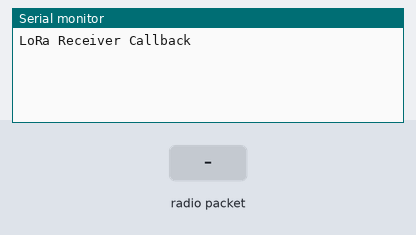
Recording of a sketch running on a simulated Arduino Uno, built with avr-gcc and run on an emulated ATmega328P. On the bench: the last lines printed to the serial monitor. The test bench sets the inputs (shaded band). No radio packets arrive unless stated.

Above: at 1.2 s.
1.3 s: radio packet "1" arrives
At 2.5 s:
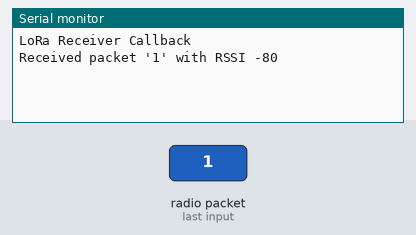
2.8 s: radio packet "0" arrives
At 3.9 s:
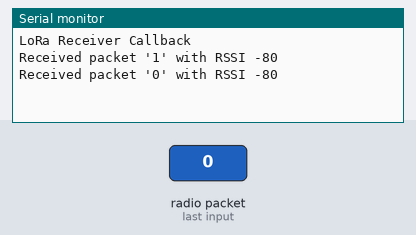
4.3 s: radio packet "2" arrives
At 5.0 s:
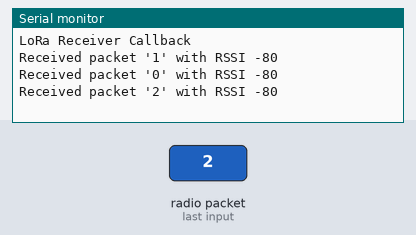

The sketch:

LoRaReceiverCallback.ino
```cpp
#include <SPI.h>
#include <LoRa.h>

#ifdef ARDUINO_SAMD_MKRWAN1300
#error "This example is not compatible with the Arduino MKR WAN 1300 board!"
#endif

/*
 * VCC    3V3
 * GND    GND
 * SCK    D13
 * MISO   D12
 * MOSI   D11
 * NSS    D10
 * RST    D9
 * DIO0   D2
 */

#define RF_FREQUENCY                                433000000 // Hz  center frequency
//#define RF_FREQUENCY                                866000000 // Hz  center frequency
//#define RF_FREQUENCY                                915000000 // Hz  center frequency

//#define LORA_BANDWIDTH                              7.8E3     // bandwidth 0
//#define LORA_BANDWIDTH                             10.4E3     // bandwidth 1
//#define LORA_BANDWIDTH                             15.6E3     // bandwidth 2
//#define LORA_BANDWIDTH                             20.8E3     // bandwidth 3
//#define LORA_BANDWIDTH                             31.2E3     // bandwidth 4
//#define LORA_BANDWIDTH                             41.7E3     // bandwidth 5
//#define LORA_BANDWIDTH                             62.5E3     // bandwidth 6
#define LORA_BANDWIDTH                             125E3      // bandwidth 7
//#define LORA_BANDWIDTH                             250E3      // bandwidth 8
//#define LORA_BANDWIDTH                             500E3      // bandwidth 9

#define LORA_SPREADING_FACTOR                       7         // spreading factor [SF6..SF12]

#define LORA_CODINGRATE                             5         // Error coding rate
                                                              //  5: 4/5
                                                              //  6: 4/6
                                                              //  7: 4/7
                                                              //  8: 4/8

void setup() {
  Serial.begin(115200);
  while (!Serial);

  Serial.println("LoRa Receiver Callback");

  if (!LoRa.begin(RF_FREQUENCY)) {
    Serial.println("Starting LoRa failed!");
    while (1);
  }

  LoRa.setSignalBandwidth(LORA_BANDWIDTH);
  LoRa.setSpreadingFactor(LORA_SPREADING_FACTOR);
  LoRa.setCodingRate4(LORA_CODINGRATE);

  // Uncomment the next line to disable the default AGC and set LNA gain, values between 1 - 6 are supported
  // LoRa.setGain(6);

  // register the receive callback
  LoRa.onReceive(onReceive);

  // put the radio into receive mode
  LoRa.receive();
}

void loop() {
  // do nothing
}

void onReceive(int packetSize) {
  // received a packet
  Serial.print("Received packet '");

  // read packet
  for (int i = 0; i < packetSize; i++) {
    Serial.print((char)LoRa.read());
  }

  // print RSSI of packet
  Serial.print("' with RSSI ");
  Serial.println(LoRa.packetRssi());
}
```

Measured:
- after the input at 1.3 s, the serial monitor: prints a new line at once (image 1)
- after the input at 2.8 s, the serial monitor: prints a new line at once (image 2)
- after the input at 4.3 s, the serial monitor: prints a new line at once (image 3)
